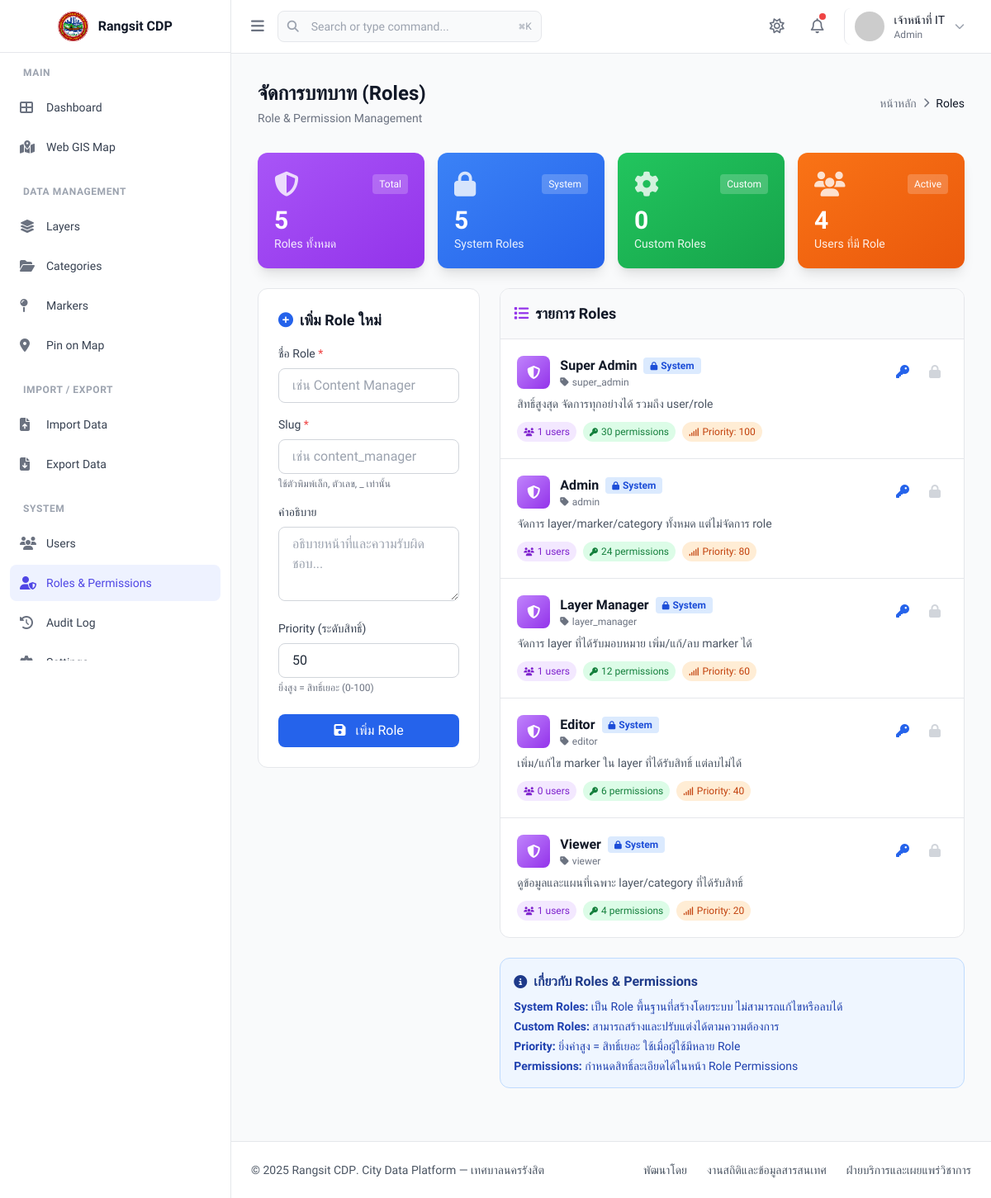
Screenshot of /admin/roles.php (signed in) with the database file from the repository.
### tables this page shows
CREATE TABLE `gis_roles` (
  `id` INT(11) NOT NULL AUTO_INCREMENT,
  `role_name` VARCHAR(50) NOT NULL,
  `role_slug` VARCHAR(50) NOT NULL,
  `description` TEXT DEFAULT NULL,
  `is_system` TINYINT(1) DEFAULT 0 COMMENT '1=ห้ามลบ (system role)',
  `priority` INT(11) DEFAULT 0 COMMENT 'ยิ่งสูง=สิทธิ์เยอะ ใช้ตัดสินเมื่อมีหลาย role',
  `created_at` TIMESTAMP DEFAULT CURRENT_TIMESTAMP,
  PRIMARY KEY (`id`),
  UNIQUE KEY `uk_role_slug` (`role_slug`)
);

### admin/roles.php (the view, shortened to what the rows shown need)
<?php
require_once __DIR__ . '/../config/auth.php';
$db = getDB();
$roles = $db->query("
    SELECT r.*,
           (SELECT COUNT(*) FROM gis_user_roles WHERE role_id = r.id) as user_count,
           (SELECT COUNT(*) FROM gis_role_permissions WHERE role_id = r.id) as permission_count
    FROM gis_roles r
    ORDER BY r.priority DESC, r.id ASC
")->fetchAll();
$stats = [
    'total_roles' => count($roles),
    'system_roles' => count(array_filter($roles, fn($r) => $r['is_system'])),
    'custom_roles' => count(array_filter($roles, fn($r) => !$r['is_system'])),
    'total_users' => $db->query("SELECT COUNT(DISTINCT user_id) FROM gis_user_roles")->fetchColumn()
];
$editRole = null;
?>
<?php include __DIR__ . "/../template-layout/header.php"; ?>
<div id="mainContent" class="main-expanded transition-all duration-300 min-h-screen flex flex-col">
    <?php include __DIR__ . "/../template-layout/navbar.php"; ?>
    <main class="flex-1 p-6 lg:p-8">
        <div class="mb-8">
            <div class="flex items-center justify-between mb-2">
                <div>
                    <h1 class="text-2xl font-semibold text-gray-900">จัดการบทบาท (Roles)</h1>
                </div>
            </div>
        </div>
        <div class="grid grid-cols-2 md:grid-cols-4 gap-4 mb-6">
            <div class="bg-gradient-to-br from-purple-500 to-purple-600 rounded-xl p-5 text-white shadow-lg">
                <div class="flex items-center justify-between mb-2">
                    <i class="fas fa-shield-alt text-3xl opacity-80"></i>
                    <span class="text-xs bg-white bg-opacity-20 px-2 py-1 rounded">Total</span>
                </div>
                <p class="text-3xl font-bold"><?= number_format($stats['total_roles']) ?></p>
                <p class="text-sm opacity-90">Roles ทั้งหมด</p>
            </div>
            <div class="bg-gradient-to-br from-blue-500 to-blue-600 rounded-xl p-5 text-white shadow-lg">
                <div class="flex items-center justify-between mb-2">
                    <i class="fas fa-lock text-3xl opacity-80"></i>
                    <span class="text-xs bg-white bg-opacity-20 px-2 py-1 rounded">System</span>
                </div>
                <p class="text-3xl font-bold"><?= number_format($stats['system_roles']) ?></p>
                <p class="text-sm opacity-90">System Roles</p>
            </div>
        </div>
        <div class="grid grid-cols-1 lg:grid-cols-3 gap-6">
            <div class="lg:col-span-1">
                <div class="bg-white rounded-xl border border-gray-200 p-6 sticky top-6">
                    <h2 class="text-lg font-semibold text-gray-900 mb-4 flex items-center">
                        <i class="fas fa-plus-circle text-blue-600 mr-2"></i>
                        <?= $editRole ? 'แก้ไข Role' : 'เพิ่ม Role ใหม่' ?>
                    </h2>
                </div>
            </div>
            <div class="lg:col-span-2">
                <div class="bg-white rounded-xl border border-gray-200 overflow-hidden">
                    <div class="p-4 border-b border-gray-200 bg-gray-50">
                        <h2 class="text-lg font-semibold text-gray-900 flex items-center">
                            <i class="fas fa-list text-purple-600 mr-2"></i>
                            รายการ Roles
                        </h2>
                    </div>
                    <div class="divide-y divide-gray-200">
                        <?php if (empty($roles)): ?>
                        <div class="p-8 text-center text-gray-500">
                            <i class="fas fa-inbox text-4xl mb-2 text-gray-300"></i>
                            <p>ไม่มี Role ในระบบ</p>
                        </div>
                        <?php else: ?>
                        <?php foreach ($roles as $role): ?>
                        <div class="p-5 hover:bg-gray-50 transition-colors">
                            <div class="flex items-start justify-between">
                                <div class="flex-1">
                                    <div class="flex items-center gap-3 mb-2">
                                        <div class="w-10 h-10 bg-gradient-to-br from-purple-400 to-purple-600 rounded-lg flex items-center justify-center text-white">
                                            <i class="fas fa-shield-alt"></i>
                                        </div>
                                        <div>
                                            <h3 class="font-semibold text-gray-900 flex items-center gap-2">
                                                <?= htmlspecialchars($role['role_name']) ?>
                                                <?php if ($role['is_system']): ?>
                                                <span class="inline-flex items-center px-2 py-0.5 rounded text-xs bg-blue-100 text-blue-700">
                                                    <i class="fas fa-lock text-[10px] mr-1"></i>
                                                    System
                                                </span>
                                                <?php endif; ?>
                                            </h3>
                                            <p class="text-xs text-gray-500">
                                                <i class="fas fa-tag mr-1"></i><?= htmlspecialchars($role['role_slug']) ?>
                                            </p>
                                        </div>
                                    </div>
                                    <?php if ($role['description']): ?>
                                    <p class="text-sm text-gray-600 mb-3 ml-13">
                                        <?= htmlspecialchars($role['description']) ?>
                                    </p>
                                    <?php endif; ?>
                                    <div class="flex items-center gap-4 ml-13">
                                        <div class="flex items-center gap-2">
                                            <span class="inline-flex items-center px-2 py-1 rounded-full text-xs bg-purple-100 text-purple-700">
                                                <i class="fas fa-users text-[10px] mr-1"></i>
                                                <?= number_format($role['user_count']) ?> users
                                            </span>
                                            <span class="inline-flex items-center px-2 py-1 rounded-full text-xs bg-green-100 text-green-700">
                                                <i class="fas fa-key text-[10px] mr-1"></i>
                                                <?= number_format($role['permission_count']) ?> permissions
                                            </span>
                                            <span class="inline-flex items-center px-2 py-1 rounded-full text-xs bg-orange-100 text-orange-700">
                                                <i class="fas fa-signal text-[10px] mr-1"></i>
                                                Priority: <?= $role['priority'] ?>
                                            </span>
                                        </div>
                                    </div>
                                </div>
                                <div class="flex items-center gap-2 ml-4">
                                    <a href="role-permissions.php?id=<?= $role['id'] ?>"
                                       class="p-2 text-blue-600 hover:bg-blue-50 rounded-lg transition-colors"
                                       title="จัดการสิทธิ์">
                                        <i class="fas fa-key"></i>
                                    </a>
                                    <?php if (!$role['is_system']): ?>
                                    <a href="roles.php?edit=<?= $role['id'] ?>"
                                       class="p-2 text-green-600 hover:bg-green-50 rounded-lg transition-colors"
                                       title="แก้ไข">
                                        <i class="fas fa-edit"></i>
                                    </a>
                                    <form method="POST" class="inline" onsubmit="return confirm('ยืนยันการลบ Role นี้?')">
                                        <input type="hidden" name="action" value="delete">
                                        <input type="hidden" name="id" value="<?= $role['id'] ?>">
                                        <button type="submit"
                                                class="p-2 text-red-600 hover:bg-red-50 rounded-lg transition-colors"
                                                title="ลบ">
                                            <i class="fas fa-trash"></i>
                                        </button>
                                    </form>
                                    <?php else: ?>
                                    <span class="p-2 text-gray-300" title="ไม่สามารถแก้ไข System Role">
                                        <i class="fas fa-lock"></i>
                                    </span>
                                    <?php endif; ?>
                                </div>
                            </div>
                        </div>
                        <?php endforeach; ?>
                        <?php endif; ?>
                    </div>
                </div>
            </div>
        </div>
    </main>
</div>
<?php include __DIR__ . "/../template-layout/scripts.php"; ?>
</body>
</html>

### template-layout/navbar.php (shortened to what the rows shown need)
<?php
$_user = currentUser();
$_displayName = $_user ? htmlspecialchars($_user['full_name']) : 'Guest';
$_roleName = $_user ? htmlspecialchars($_user['role_name']) : '';
?>
<header class="bg-white border-b border-gray-200 sticky top-0 z-20">
    <div class="flex items-center justify-between px-6 h-16">
        <div class="flex items-center space-x-4">
            <div class="relative" id="userDropdown">
                <button onclick="document.getElementById('userMenu').classList.toggle('hidden')"
                        class="flex items-center space-x-3 pl-3 border-l border-gray-200 cursor-pointer hover:bg-gray-50 rounded-lg px-2 py-1 transition-colors">
                    <div class="hidden lg:block text-left">
                        <p class="text-sm font-medium text-gray-900"><?= $_displayName ?></p>
                        <p class="text-xs text-gray-500"><?= $_roleName ?></p>
                    </div>
                </button>
            </div>
        </div>
    </div>
</header>

### rows the page displays
gis_roles: role_name "Admin", is_system 1 (drawn), role_slug "admin", description "จัดการ layer/marker/category ทั้งหมด แต่ไม่จัดการ role", user_count "1", permission_count "24", priority "80"
gis_roles: id "5", role_name "Viewer", is_system 1 (drawn), role_slug "viewer", description "ดูข้อมูลและแผนที่เฉพาะ layer/category ที่ได้รับสิทธิ์", user_count "1", permission_count "4", priority "20"
gis_roles: role_name "Super Admin", is_system 1 (drawn), role_slug "super_admin", description "สิทธิ์สูงสุด จัดการทุกอย่างได้ รวมถึง user/role", user_count "1", permission_count "30", priority "100"
gis_roles: role_name "Layer Manager", is_system 1 (drawn), role_slug "layer_manager", description "จัดการ layer ที่ได้รับมอบหมาย เพิ่ม/แก้/ลบ marker ได้", user_count "1", permission_count "12", priority "60"
gis_roles: role_name "Editor", is_system 1 (drawn), role_slug "editor", description "เพิ่ม/แก้ไข marker ใน layer ที่ได้รับสิทธิ์ แต่ลบไม่ได้", user_count "0", permission_count "6", priority "40"

### other values shown
$label "Dashboard Web GIS Map Layers Categories Markers Pin on Map Import Data Export Data Users Roles & Permissions Audit Log"
$_displayName "เจ้าหน้าที่ IT"
$stats['custom_roles'] "0"
$stats['total_users'] "4"
